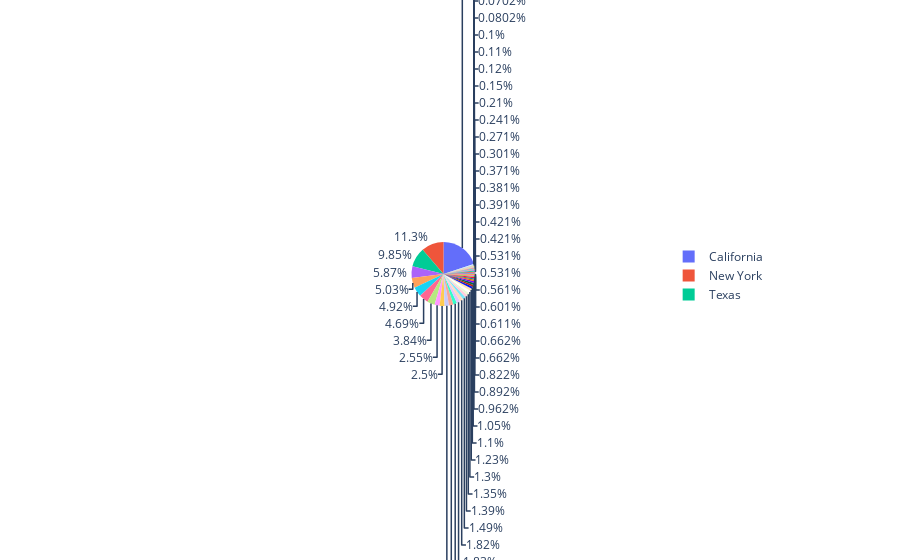

Notebook source saved alongside this figure:
### Code cell
fig=px.pie(data,'State')
#fig.update_traces(textinfo='value')
fig.show()

### Figure 1 — Plotly figure (JSON) as saved in the notebook; plotly's stock layout.template omitted (floating-point values rounded to 4 significant figures; data arrays with more than 128 entries replaced by an {"elided": "..."} marker saying what was removed)
{"data": [{"domain": {"x": [0, 1], "y": [0, 1]}, "hovertemplate": "State=%{label}<extra></extra>", "labels": {"elided": "9977 str values"}, "legendgroup": "", "name": "", "showlegend": true, "type": "pie"}], "layout": {"legend": {"tracegroupgap": 0}, "margin": {"t": 60}}}
